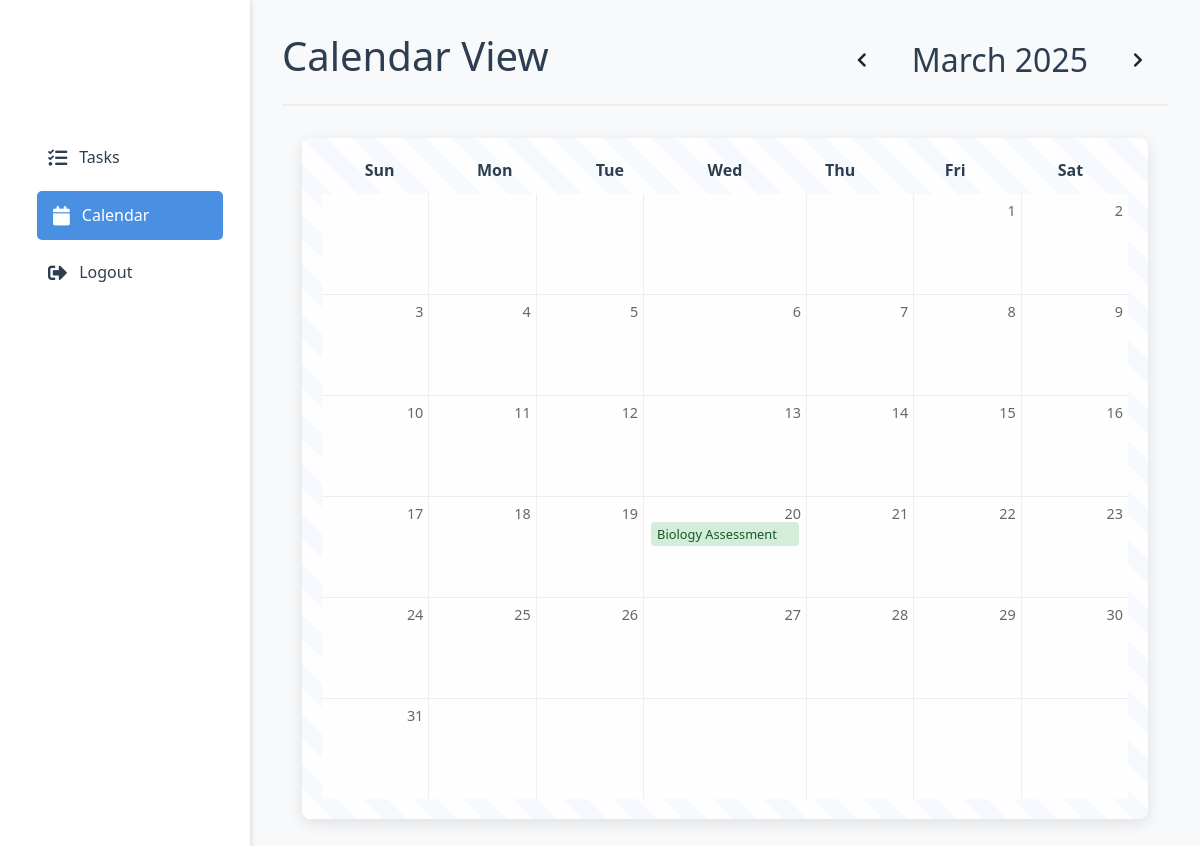
Before: /calendar?month=3&year=2025 (signed in) with the older database file.
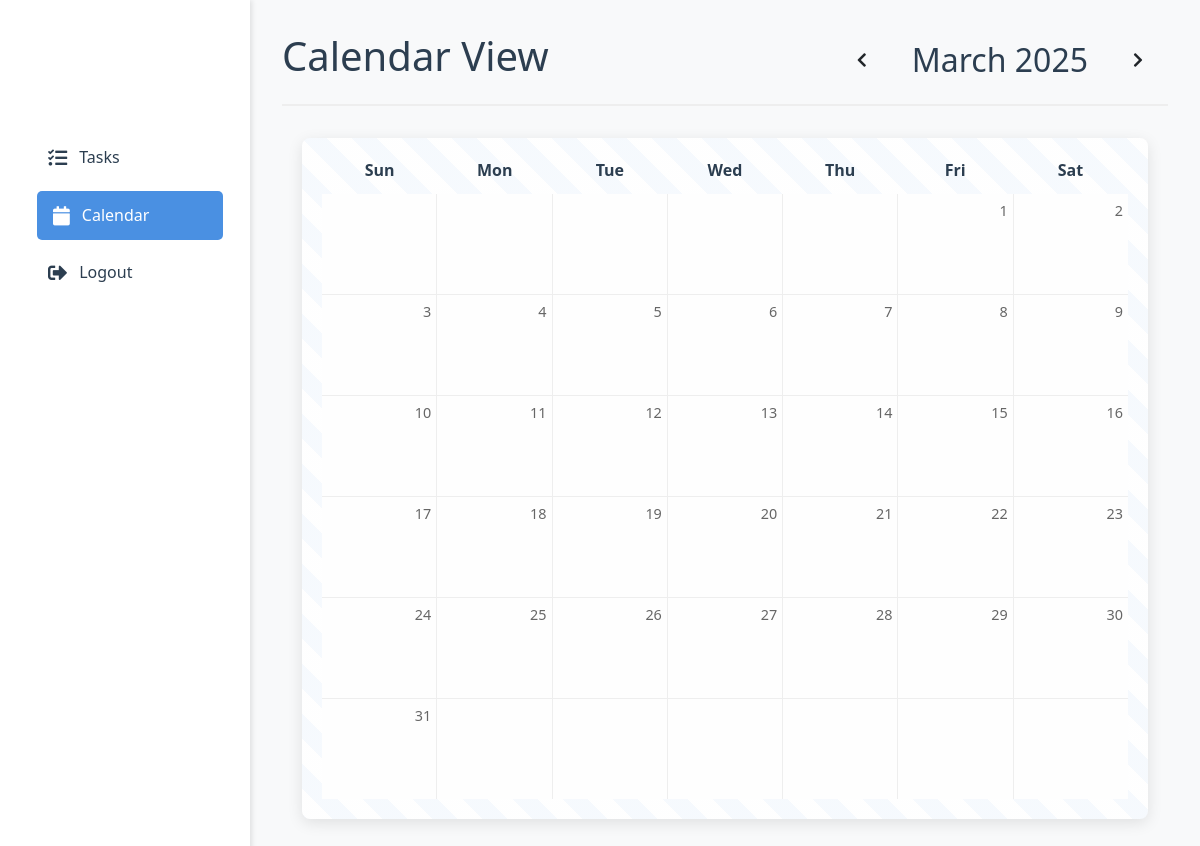
After: the same page with the newer database file.
### tables this page shows
CREATE TABLE todos (
                id INTEGER PRIMARY KEY AUTOINCREMENT,
                user_id INTEGER NOT NULL,
                task TEXT NOT NULL,
                due_date TEXT NOT NULL,
                done BOOLEAN NOT NULL DEFAULT 0, category_id INTEGER 
            REFERENCES categories(id), category TEXT DEFAULT 'General', notes TEXT DEFAULT '', custom_color TEXT DEFAULT NULL, importance TEXT DEFAULT 'medium', progress INTEGER DEFAULT 0,
                FOREIGN KEY (user_id) REFERENCES users (id)
            );

### app.py (the view)
@app.route("/calendar")
def calendar_view():
    if 'user_id' not in session:
        flash("Please login first!", "error")
        return redirect(url_for("login"))
    year = int(request.args.get('year', datetime.now().year))
    month = int(request.args.get('month', datetime.now().month))
    first_day = date(year, month, 1)
    prev_month = (first_day - timedelta(days=1)).replace(day=1)
    next_month = (first_day + timedelta(days=32)).replace(day=1)
    cal = calendar.monthcalendar(year, month)
    month_name = calendar.month_name[month]
    conn = sqlite3.connect(DB_PATH)
    cursor = conn.cursor()
    cursor.execute("""
        SELECT task, due_date, category, notes
        FROM todos
        WHERE user_id = ?
        AND strftime('%Y-%m', due_date) = strftime('%Y-%m', ?)
        ORDER BY date(due_date) ASC
    """, (session['user_id'], f"{year}-{month:02d}-01"))
    tasks = cursor.fetchall()
    conn.close()
    task_dict = {}
    for task in tasks:
        task_date = datetime.strptime(task[1], "%Y-%m-%d").date()
        if task_date not in task_dict:
            task_dict[task_date] = []
        days_left = (task_date - date.today()).days
        task_color = colour(days_left)
        task_dict[task_date].append({
            "task": task[0],
            "due_date": task[1],
            "category": task[2],
            "notes": task[3],
            "color": task_color
        })
    calendar_data = []
    for week in cal:
        week_data = []
        for day in week:
            if day == 0:
                week_data.append({"day": "", "tasks": []})
            else:
                current_date = date(year, month, day)
                week_data.append({
                    "day": day,
                    "today": current_date == date.today(),
                    "tasks": task_dict.get(current_date, [])
                })
        calendar_data.append(week_data)
    return render_template("calendar.html",
                         calendar_data=calendar_data,
                         month_name=month_name,
                         year=year,
                         prev_month=prev_month.month,
                         prev_year=prev_month.year,
                         next_month=next_month.month,
                         next_year=next_month.year,
                         active_page='calendar')

### app.py (called while the page is built)
def colour(days_left):
    if days_left < 0:
        return "red"  # Overdue
    elif days_left == 0:
        return "yellow"  # Due today
    elif days_left == 1:
        return "yellow"  # Due tomorrow
    elif days_left <= 7:
        return "yellow"  # Due soon
    else:
        return "on-time"  # On time

### templates/calendar.html (shortened to what this page needs)
<!DOCTYPE html>
<html lang="en">
<head>
    <link rel="stylesheet" href="{{ url_for('static', filename='css/style.css') }}">
    <link rel="stylesheet" href="https://cdnjs.cloudflare.com/ajax/libs/font-awesome/5.15.4/css/all.min.css">
</head>
<body class="dashboard-body">
    <div class="dashboard-container">
        <aside class="sidebar">
            <div class="sidebar-header">
                <h2 class="logo">TaskMaster Pro</h2>
            </div>
            <nav class="sidebar-nav">
                <a href="{{ url_for('dashboard') }}" class="nav-item">
                    <i class="fas fa-tasks"></i> Tasks
                </a>
                <a href="{{ url_for('calendar_view') }}" class="nav-item active">
                    <i class="fas fa-calendar"></i> Calendar
                </a>
                <a href="{{ url_for('logout') }}" class="nav-item">
                    <i class="fas fa-sign-out-alt"></i> Logout
                </a>
            </nav>
        </aside>
        <main class="main-content">
            <header class="dashboard-header">
                <h1>Calendar View</h1>
                <div class="calendar-nav">
                    <a href="?month={{ prev_month }}&year={{ prev_year }}" class="btn"><i class="fas fa-chevron-left"></i></a>
                    <h2>{{ month_name }} {{ year }}</h2>
                    <a href="?month={{ next_month }}&year={{ next_year }}" class="btn"><i class="fas fa-chevron-right"></i></a>
                </div>
            </header>
            <div class="calendar">
                <div class="calendar-header">
                    <div>Sun</div>
                    <div>Mon</div>
                    <div>Tue</div>
                    <div>Wed</div>
                    <div>Thu</div>
                    <div>Fri</div>
                    <div>Sat</div>
                </div>
                <div class="calendar-grid">
                    {% for week in calendar_data %}
                        {% for day in week %}
                            <div class="calendar-day {% if day.today %}today{% endif %}">
                                <div class="day-number">{{ day.day }}</div>
                                {% if day.tasks %}
                                    {% for task in day.tasks %}
                                    <div class="calendar-task {{ task.color }}"
                                         onclick="showTaskDetails('{{ task.task|e }}', '{{ task.due_date }}', '{{ task.category }}', '{{ task.notes|e }}', '{{ task.importance }}')"
                                         style="cursor: pointer;">
                                        <div class="task-info">
                                            {{ task.task }}
                                            <span class="importance-indicator {{ task.importance }}"></span>
                                        </div>
                                    </div>
                                    {% endfor %}
                                {% endif %}
                            </div>
                        {% endfor %}
                    {% endfor %}
                </div>
            </div>
        </main>
    </div>
</body>
</html>

Changed rows visible on the page:
no longer on this page (row edited): todos: task "Biology Assessment"
